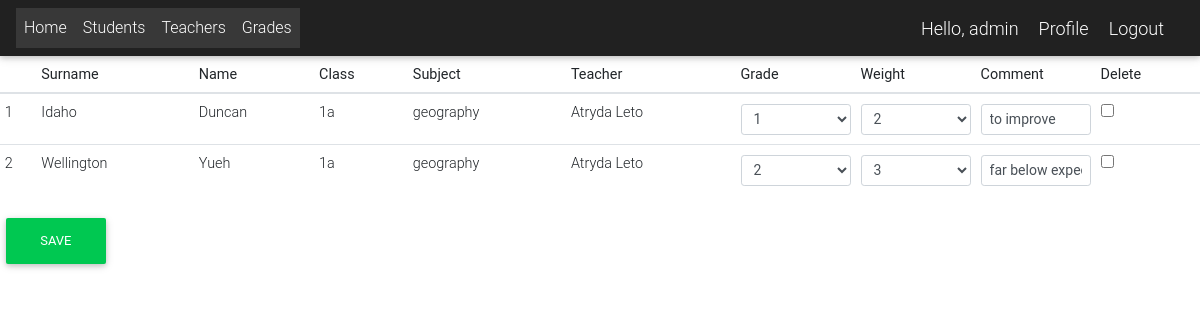
Page /edit_grade/ (signed in) on the earlier database version.
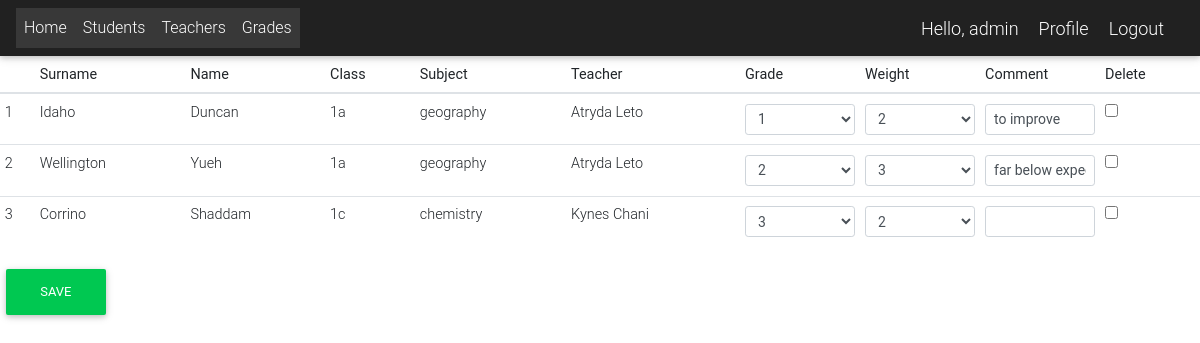
Same page on the later database version.
### app/models.py (models this page shows, shortened)
class Grade(models.Model):
    student = models.ForeignKey(Student, on_delete=models.SET_NULL, null=True)
    teacher = models.ForeignKey(Teacher, on_delete=models.SET_NULL, null=True)
    subject = models.ForeignKey(Subject, on_delete=models.SET_NULL, null=True)
    date = models.DateField(blank=True, null=True)
    grade = models.CharField(choices=GRADE, max_length=1, blank=True)
    weight = models.CharField(choices=WEIGHT, max_length=1, blank=True)
    comment = models.CharField(max_length=200, blank=True)

class Student(models.Model):
    user = models.OneToOneField(User, on_delete=models.CASCADE)
    id_number = models.CharField(max_length=20, unique=True)
    students_class = models.CharField(choices=BRANCH, max_length=1, blank=True, null=True)
    year = models.CharField(choices=YEAR, max_length=1, blank=True, null=True)

class User(AbstractUser):
    is_student = models.BooleanField(default=False)
    is_teacher = models.BooleanField(default=False)
    is_director = models.BooleanField(default=False)
    phone = models.CharField(max_length=60, blank=True, null=True)
    address = models.CharField(max_length=60, blank=True, null=True)
    email = models.EmailField(blank=True, null=True)
    username_validator = ASCIIUsernameValidator()
    def get_full_name(self):
        full_name = self.username
        if self.first_name and self.last_name:
            full_name = self.last_name + " " + self.first_name
        return full_name

class Subject(models.Model):
    subjectName = models.CharField(choices=SUBJECTS, max_length=200)
    subjectCode = models.CharField(max_length=200, unique=True)
    teacher = models.ForeignKey(Teacher, on_delete=models.SET_NULL, null=True)
    description = models.TextField(max_length=200, blank=True)
    semester = models.CharField(choices=SEMESTER, max_length=200)
    branch = models.CharField(choices=BRANCH, max_length=1, blank=True, null=True)
    year = models.CharField(choices=YEAR, max_length=1, blank=True, null=True)

class Teacher(models.Model):
    user = models.OneToOneField(User, on_delete=models.CASCADE)

### app/decorators.py (the view)
    def wrapped_func(request, *args, **kwargs):
        request = is_logged_in(request)
        resp = func(request, *args, **kwargs)
        return resp

### app/utils.py (called while the page is built)
def is_logged_in(request):
    if request.user.is_authenticated:
        return request
    raise PermissionDenied

### app/views.py (called while the page is built)
@login_required
@teacher_required()
def edit_grades(request):
    if request.method == "POST":
        form = EditGrades(request.POST)
        if form.is_valid():
            form.save()
            messages.success(request, "Grades successfully updated")
            return redirect("edit_grades")
    else:
        if request.user.is_director or request.user.is_superuser:
            grades = Grade.objects.all()
        else:
            grades = Grade.objects.filter(student__grade__teacher=request.user.teacher)
        form = EditGrades(queryset=grades)
    return render(request, "grades/edit_grades.html", {"formset": form})

### templates/grades/edit_grades.html (shortened to what this page needs)
{% extends 'Links.html' %}
{% load widget_tweaks %}
{% block content %}
<form method="POST">
  <table id="studenttable" class="table table-sm">
    <thead>
      <tr>
        <th></th>
        <th>Surname</th>
        <th>Name</th>
        <th>Class</th>
        <th>Subject</th>
        <th>Teacher</th>
        <th>Grade</th>
        <th>Weight</th>
        <th>Comment</th>
        <th>Delete</th>
      </tr>
    </thead>
    <tbody>
      {% for form in formset %}
        <tr>
          <td>{{forloop.counter }}</td>
          <td>{{form.instance.student.user.last_name}}</td>
          <td>{{form.instance.student.user.first_name}}</td>
          <td>{{form.instance.student.year}}{{form.instance.student.students_class}}</td>
          <td>{{form.instance.subject.subjectName}}</td>
          <td>{{form.instance.subject.teacher.user.get_full_name}}</td>
          <td style="width: 10%;">{{form.grade| add_class:"form-control form-control-sm"}}</td>
          <td style="width: 10%;">{{form.weight | add_class:"form-control form-control-sm"}}</td>
          <td style="width: 10%;">{{form.comment | add_class:"form-control form-control-sm"}}</td>
          <td>{{form.DELETE}}</td>
        </tr>
      {% endfor %}
    </tbody>
  </table>
  <input type="submit" class="btn btn-success" value="Save">
  </form>
{% endblock content %}

Differences in the rows shown:
added Grade: instance.student.user.last_name "Corrino", instance.student.user.first_name "Shaddam", instance.student.year "1", instance.student.students_class "c", instance.subject.subjectName "chemistry", instance.subject.teacher.user.get_full_name "Kynes Chani"
Other differences:
new list line: "3 3 2  ☐"
